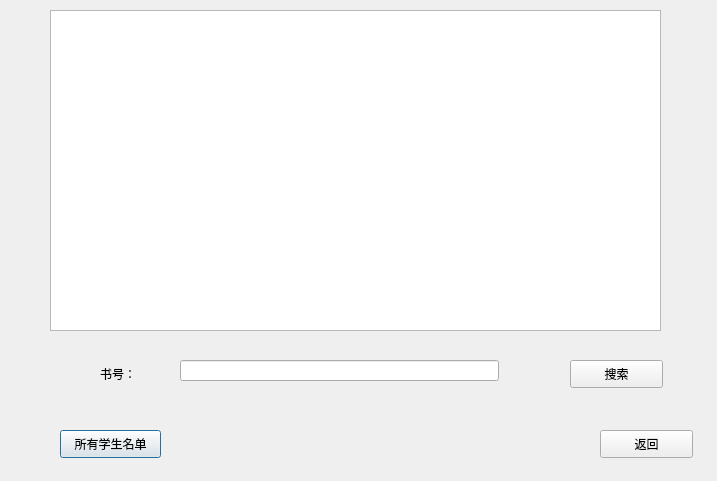
<?xml version="1.0" encoding="UTF-8"?>
<ui version="4.0">
 <class>studentlistDlg</class>
 <widget class="QDialog" name="studentlistDlg">
  <property name="geometry">
   <rect>
    <x>0</x>
    <y>0</y>
    <width>717</width>
    <height>481</height>
   </rect>
  </property>
  <property name="windowTitle">
   <string>Dialog</string>
  </property>
  <widget class="QTableView" name="tableView">
   <property name="geometry">
    <rect>
     <x>50</x>
     <y>10</y>
     <width>611</width>
     <height>321</height>
    </rect>
   </property>
  </widget>
  <widget class="QPushButton" name="listBtn">
   <property name="geometry">
    <rect>
     <x>60</x>
     <y>430</y>
     <width>101</width>
     <height>28</height>
    </rect>
   </property>
   <property name="text">
    <string>所有学生名单</string>
   </property>
  </widget>
  <widget class="QPushButton" name="returnBtn">
   <property name="geometry">
    <rect>
     <x>600</x>
     <y>430</y>
     <width>93</width>
     <height>28</height>
    </rect>
   </property>
   <property name="text">
    <string>返回</string>
   </property>
  </widget>
  <widget class="QLineEdit" name="lineEdit">
   <property name="geometry">
    <rect>
     <x>180</x>
     <y>360</y>
     <width>319</width>
     <height>21</height>
    </rect>
   </property>
  </widget>
  <widget class="QLabel" name="label">
   <property name="geometry">
    <rect>
     <x>100</x>
     <y>360</y>
     <width>45</width>
     <height>28</height>
    </rect>
   </property>
   <property name="text">
    <string>书号：</string>
   </property>
  </widget>
  <widget class="QPushButton" name="searchBtn">
   <property name="geometry">
    <rect>
     <x>570</x>
     <y>360</y>
     <width>93</width>
     <height>28</height>
    </rect>
   </property>
   <property name="text">
    <string>搜索</string>
   </property>
  </widget>
 </widget>
 <resources/>
 <connections/>
</ui>
